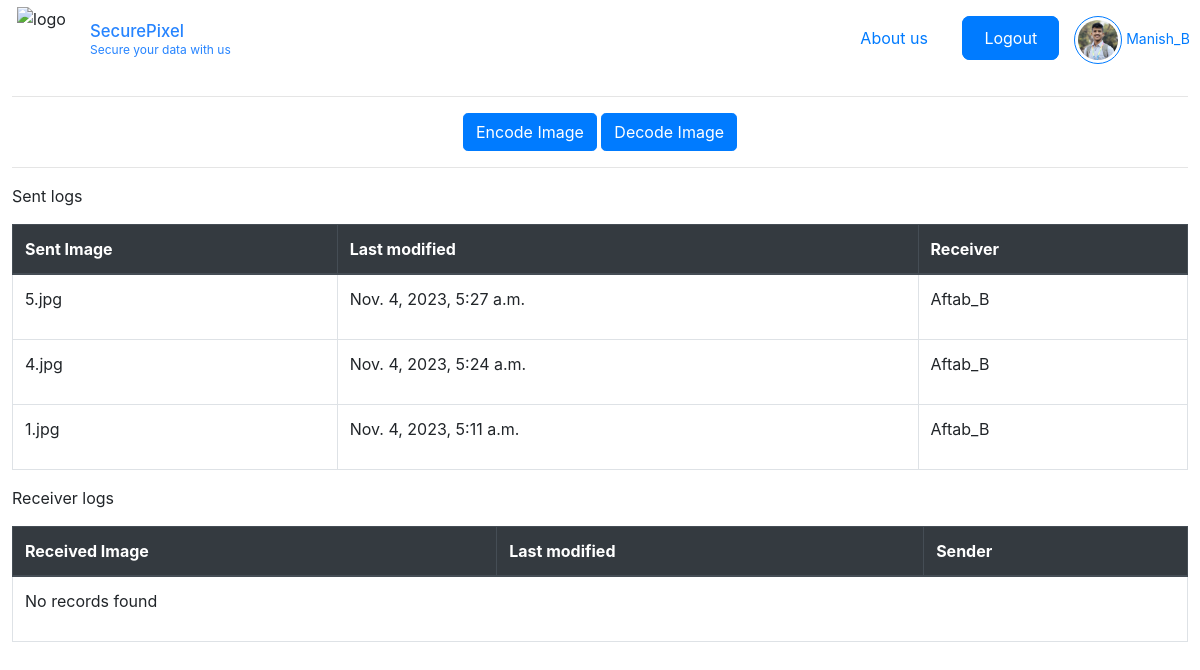
Page /landing/ (signed in) on the committed database.
### base/models.py (models this page shows, shortened)
class UserRegistration(models.Model):
    user = models.OneToOneField(User, on_delete=models.CASCADE)
    email = models.CharField(max_length=128, null=True)
    profile_picture = models.ImageField(upload_to='profile_pictures/', null=True, blank=True)

class steganography(models.Model):
    sender = models.ForeignKey(User, on_delete=models.CASCADE, related_name='sent_steg')
    receiver = models.ForeignKey(User, on_delete=models.CASCADE, related_name='received_Steg')
    image = models.ImageField(upload_to='originalImages/')
    message = models.TextField()
    dest = models.CharField(max_length=128)
    created = models.DateTimeField(auto_now_add=True)
    updated = models.DateTimeField(auto_now=True)
    encoded_img = models.ImageField(null=True, blank=True, upload_to='stegoImages/')

### base/views.py (the view)
# urls.py: path('landing/', views.userLanding, name = 'landing')
def userLanding(request):
    user = request.user
    sent_records = steganography.objects.filter(sender=user).order_by('-created')
    records_found_s = any(request.user == record.sender for record in sent_records)
    receiver_records = steganography.objects.filter(receiver=user).order_by('-created')
    records_found_r = any(request.user == record.receiver for record in receiver_records)
    for record in sent_records:
        record.image_name = record.image.url.split("/")[-1]
    for record in receiver_records:
        record.image_name = record.image.url.split("/")[-1]
    return render(request, 'base/userLanding.html', {'sent_records': sent_records, 'receiver_records': receiver_records, 'records_found_r': records_found_r, 'records_found_s': records_found_s })

### base/templates/base/userLanding.html (shortened to what this page needs)
{% extends 'main.html' %} {% block content %}
<div style="margin:1%">
  <hr>
  <div class="text-center">
    <a href="{% url 'encode-img' %}" class="btn btn-primary rounded-lg">Encode Image</a>
    <a href="{% url 'decode-img' %}" class="btn btn-primary rounded-lg">Decode Image</a>
  </div>
  <hr>
  <p>Sent logs</p>
  <table class="table table-bordered">
    <thead class="thead-dark">
      <tr>
        <th>Sent Image</th>
        <th>Last modified</th>
        <th>Receiver</th>
      </tr>
    </thead>
    <tbody>
      {% for record in sent_records %}
        {% if request.user == record.sender %}
          <tr>
            <td>{{ record.image_name }}</td>
            <td>
              <p>{{ record.updated }}</p>
            </td>
            <td>
              <p>{{ record.receiver }}</p>
            </td>
          </tr>
        {% endif %}
      {% endfor %}
    </tbody>
  </table>
  <p>Receiver logs</p>
  <table class="table table-bordered">
    <thead class="thead-dark">
      <tr>
        <th>Received Image</th>
        <th>Last modified</th>
        <th>Sender</th>
      </tr>
    </thead>
    <tbody>
      {% if not records_found_r %}
        <tr>
          <td colspan="3">
            <p>No records found</p>
          </td>
        </tr>
      {% endif %}
    </tbody>
  </table>
</div>
{% endblock content %}

### templates/navbar.html (shortened to what this page needs)
<!-- <a href="/">
    <h1>SecurePixel</h1>
</a>
{% load static %} -->
<div class="header">
    <div class="logoAndName">
      <img
        class="logo"
        src="https://res.cloudinary.com/dzy2zn0mz/image/upload/v1698769946/SecurePixel/Images/logo.png"
        alt="logo"
      />
      <div class="title">
        <a href="/"><h3>SecurePixel</h3></a>
        <span>Secure your data with us</span>
      </div>
    </div>
    <div class="links">
      <nav>
            {% if user.is_authenticated %}
                <a href="https://www.google.com" target id="about">About us</a>
                <a href="{% url 'logout' %}" target id="sign">Logout</a>
                {% if user.userregistration.profile_picture %}
                <a href="{% url 'landing' %}" target id="profile">
                    <div class="profile-box">
                      <img src="{{user.userregistration.profile_picture.url }}" alt="Profile Image" class="profile-image" />
                    </div>
                    <small>{{user.username}}</small>
                {% else %}
                    <img src="https://res.cloudinary.com/dzy2zn0mz/image/upload/v1698769945/SecurePixel/Images/profile.png" alt="Profile Image" class="profile-image" />
                {% endif %}
                </a>
            {% else %}
                <a href="https://www.google.com" target id="about">About us</a>
                <a href="{% url 'sign-up' %}" target id="sign">Sign up</a>
                <a href="{% url 'sign-in' %}" target id="sign">Sign In</a>
            {% endif %}
      </nav>
    </div>
  </div>

### static/styles/main.css (style rules this page uses)
.logo { position: relative; width: 80px; height: 80px; padding: 3%; }
.header { background: transparent; padding: 10px; display: flex; justify-content: space-between; align-items: center; height: 10vh; }
.logoAndName { display: flex; align-items: center; width: 20%; }
.title h3, span { color: #2684ff; font-size: smaller; width: 100%; margin: 0; }
.title { display: flex; box-sizing: border-box; justify-items: center; flex-direction: column; font-size: 20px; }
.links #about { border: none; font-size: 1rem; margin-right: 10px; }
.links nav a { text-decoration: none; font-size: 1rem; padding: 10px 20px; border: 2px solid #007bff; border-radius: 8px; color: #007bff; transition: all 0.3s ease; }
.links nav a#sign { background-color: #007bff; color: white; margin-right: 10px; }
.profile-box { padding: 3px; display: inline-block; border: 1px solid #007bff; border-radius: 50%; text-align: center; }
.profile-image { width: 40px; height: 40px; border-radius: 50%; object-fit: cover; }
#profile { border: none; padding: 0; }
span { font-size: 12px; }

### rows in the picture
steganography: image_name "5.jpg", updated "Nov. 4, 2023, 5:27 a.m.", receiver "Aftab_B"
steganography: image_name "4.jpg", updated "Nov. 4, 2023, 5:24 a.m.", receiver "Aftab_B"
steganography: image_name "1.jpg", updated "Nov. 4, 2023, 5:11 a.m.", receiver "Aftab_B"

### other values in the picture
{{ user.username }} "Manish_B"
